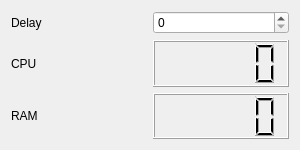
<?xml version="1.0" encoding="UTF-8"?>
<ui version="4.0">
 <class>Form</class>
 <widget class="QWidget" name="Form">
  <property name="geometry">
   <rect>
    <x>0</x>
    <y>0</y>
    <width>300</width>
    <height>150</height>
   </rect>
  </property>
  <property name="windowTitle">
   <string>Form</string>
  </property>
  <layout class="QVBoxLayout" name="verticalLayout_2">
   <item>
    <layout class="QVBoxLayout" name="verticalLayout">
     <item>
      <layout class="QHBoxLayout" name="horizontalLayout">
       <item>
        <widget class="QLabel" name="label_3">
         <property name="text">
          <string>Delay</string>
         </property>
        </widget>
       </item>
       <item>
        <widget class="QSpinBox" name="spinBox"/>
       </item>
      </layout>
     </item>
     <item>
      <layout class="QHBoxLayout" name="horizontalLayout_2">
       <item>
        <widget class="QLabel" name="label_2">
         <property name="text">
          <string>CPU</string>
         </property>
        </widget>
       </item>
       <item>
        <widget class="QLCDNumber" name="lcdNumber"/>
       </item>
      </layout>
     </item>
     <item>
      <layout class="QHBoxLayout" name="horizontalLayout_3">
       <item>
        <widget class="QLabel" name="label">
         <property name="text">
          <string>RAM</string>
         </property>
        </widget>
       </item>
       <item>
        <widget class="QLCDNumber" name="lcdNumber_2"/>
       </item>
      </layout>
     </item>
    </layout>
   </item>
  </layout>
 </widget>
 <resources/>
 <connections/>
</ui>
